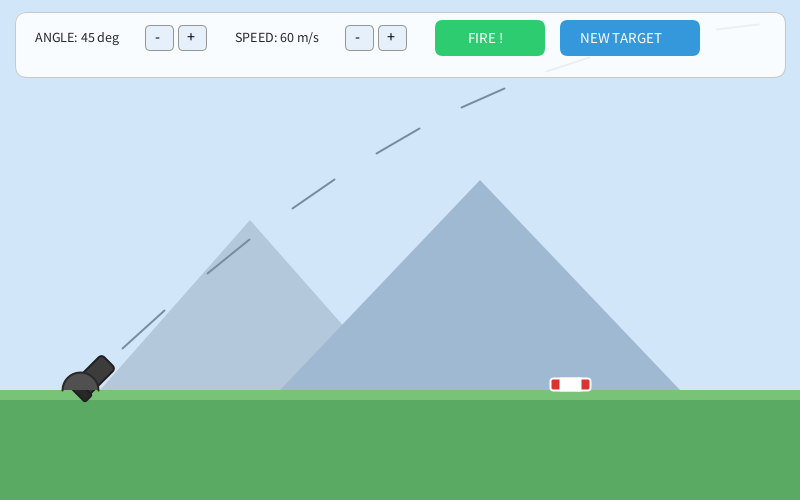
Frame 1 (no input)
Frame 60 (the mouse pressed at the canvas centre just before this capture): identical to frame 1, image omitted
Frame 120 (the mouse held since frame 60 and released just before this capture): identical to frame 1, image omitted

The Processing sketch that drew this single still picture (run headless with seeded random() and noise(); from frame 60 on, the mouse is pressed at the canvas centre):

// Processing sketch: A1_javamode
// ── A1_javamode.pde
float g = 9.8f;
float v0 = 60.0f;
float angleDeg = 45.0f;

float t = 0.0f;
boolean isFiring = false;
int fireEffect = 0;

ArrayList<Float> pathX = new ArrayList<Float>();
ArrayList<Float> pathY = new ArrayList<Float>();

float originX = 80;
float originY = 390;
float scale = 4;

float targetX = 550;
float targetW = 40;
boolean hitTarget = false;

void setup() {
  size(800, 500);
  frameRate(30);
}

void drawBackground() {
  background(210, 230, 250);
  
  noStroke();
  fill(180, 200, 220);
  triangle(100, 390, 250, 220, 400, 390);
  fill(160, 185, 210);
  triangle(280, 390, 480, 180, 680, 390);
  
  fill(90, 170, 100);
  rect(0, originY, 800, 110);
  fill(120, 195, 120);
  rect(0, originY, 800, 10);
}

void drawTarget() {
  fill(220, 50, 50);
  stroke(255);
  strokeWeight(2);
  rect(targetX, originY - 12, targetW, 12, 3);
  fill(255);
  rect(targetX + 10, originY - 12, targetW - 20, 12);
  
  if (hitTarget) {
    fill(230, 50, 50);
    textSize(20);
    text("BULLSEYE! HIT!", targetX - 30, originY - 25);
  }
}

void drawCannon() {
  pushMatrix();
  translate(originX, originY);
  
  if (fireEffect > 0) {
    fill(255, 200, 50, 200);
    noStroke();
    ellipse(cos(radians(angleDeg)) * 45, -sin(radians(angleDeg)) * 45, 35, 35);
    fill(255, 100, 0, 150);
    ellipse(cos(radians(angleDeg)) * 55, -sin(radians(angleDeg)) * 55, 20, 20);
    fireEffect -= 1;
  }

  rotate(radians(-angleDeg));
  fill(60);
  stroke(30);
  strokeWeight(2);
  rect(0, -10, 40, 20, 4);
  fill(40);
  rect(-5, -12, 10, 24, 2);
  popMatrix();
  
  fill(80);
  stroke(40);
  arc(originX, originY, 36, 36, PI, TWO_PI);
}

void drawDottedPreview() {
  stroke(120, 140, 160);
  strokeWeight(2);
  float rad = radians(angleDeg);
  float vx = v0 * cos(rad);
  float vy = v0 * sin(rad);
  
  float prevX = originX;
  float prevY = originY;

  int simT = 1;
  while (simT < 25) {
    float st = simT * 0.25f;
    float sx = originX + (vx * st * scale);
    float sy = originY - (((vy * st) - (0.5f * g * (st * st))) * scale);
    
    if (sy > originY) {
      break;
    }
    if (simT % 2 == 0) {
      line(prevX, prevY, sx, sy);
    }
    prevX = sx;
    prevY = sy;
    simT += 1;
  }
}

void drawUI() {
  fill(255, 255, 255, 220);
  stroke(200);
  strokeWeight(1);
  rect(15, 12, 770, 65, 12);
  
  fill(40);
  textSize(14);
  text("ANGLE: " + (int)angleDeg + " deg", 35, 42);
  text("SPEED: " + (int)v0 + " m/s", 235, 42);
  
  fill(230, 240, 250);
  stroke(150);
  rect(145, 25, 28, 25, 5);
  rect(178, 25, 28, 25, 5);
  
  rect(345, 25, 28, 25, 5);
  rect(378, 25, 28, 25, 5);
  
  fill(0);
  textSize(16);
  text("-", 155, 42);
  text("+", 187, 42);
  text("-", 355, 42);
  text("+", 387, 42);
  
  if (isFiring) {
    fill(235, 87, 87);
  } else {
    fill(46, 204, 113);
  }
  noStroke();
  rect(435, 20, 110, 36, 8);
  
  fill(52, 152, 219);
  rect(560, 20, 140, 36, 8);
  
  fill(255);
  textSize(15);
  if (isFiring) {
    text("RESET", 465, 43);
  } else {
    text("FIRE !", 468, 43);
  }
  text("NEW TARGET", 580, 43);
}

void draw() {
  drawBackground();
  drawTarget();
  
  if (!isFiring) {
    drawDottedPreview();
  }
    
  drawCannon();
  drawUI();
  
  noFill();
  stroke(231, 76, 60);
  strokeWeight(3);
  beginShape();
  for (int i = 0; i < pathX.size(); i++) {
    vertex(pathX.get(i), pathY.get(i));
  }
  endShape();

  if (isFiring) {
    float rad = radians(angleDeg);
    float vx = v0 * cos(rad);
    float vy = v0 * sin(rad);
    float xM = vx * t;
    float yM = (vy * t) - (0.5f * g * (t * t));
    
    float screenX = originX + (xM * scale);
    float screenY = originY - (yM * scale);

    pathX.add(screenX);
    pathY.add(screenY);

    fill(40);
    stroke(255, 200, 0);
    strokeWeight(1.5f);
    ellipse(screenX, screenY, 14, 14);

    if (screenX >= targetX && screenX <= (targetX + targetW) && screenY >= (originY - 15)) {
      hitTarget = true;
    }

    t = t + 0.15f;

    if (screenY >= originY && t > 0.5f) {
      isFiring = false;
    }
  }
}

void mousePressed() {
  if (mouseX >= 145 && mouseX <= 173 && mouseY >= 25 && mouseY <= 50) {
    if (angleDeg > 10 && !isFiring) {
      angleDeg -= 5;
    }
  } else if (mouseX >= 178 && mouseX <= 206 && mouseY >= 25 && mouseY <= 50) {
    if (angleDeg < 85 && !isFiring) {
      angleDeg += 5;
    }
  } else if (mouseX >= 345 && mouseX <= 373 && mouseY >= 25 && mouseY <= 50) {
    if (v0 > 10 && !isFiring) {
      v0 -= 5;
    }
  } else if (mouseX >= 378 && mouseX <= 406 && mouseY >= 25 && mouseY <= 50) {
    if (v0 < 100 && !isFiring) {
      v0 += 5;
    }
  } else if (mouseX >= 435 && mouseX <= 545 && mouseY >= 20 && mouseY <= 56) {
    if (!isFiring) {
      t = 0.0f;
      pathX.clear();
      pathY.clear();
      isFiring = true;
      hitTarget = false;
      fireEffect = 3;
    } else {
      t = 0.0f;
      pathX.clear();
      pathY.clear();
      isFiring = false;
      hitTarget = false;
    }
  } else if (mouseX >= 560 && mouseX <= 700 && mouseY >= 20 && mouseY <= 56) {
    targetX = random(300, 700);
    hitTarget = false;
  }
}
